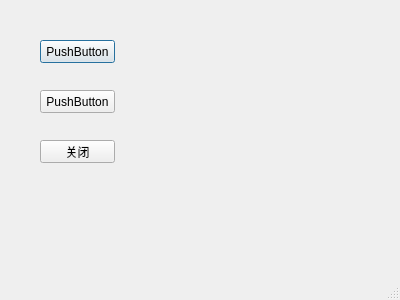
<?xml version="1.0" encoding="UTF-8"?>
<ui version="4.0">
 <class>Dialog</class>
 <widget class="QDialog" name="Dialog">
  <property name="geometry">
   <rect>
    <x>0</x>
    <y>0</y>
    <width>400</width>
    <height>300</height>
   </rect>
  </property>
  <property name="windowTitle">
   <string>PyQtdemo</string>
  </property>
  <property name="sizeGripEnabled">
   <bool>true</bool>
  </property>
  <widget class="QPushButton" name="pushButton">
   <property name="geometry">
    <rect>
     <x>40</x>
     <y>40</y>
     <width>75</width>
     <height>23</height>
    </rect>
   </property>
   <property name="text">
    <string>PushButton</string>
   </property>
  </widget>
  <widget class="QPushButton" name="pushButton_2">
   <property name="geometry">
    <rect>
     <x>40</x>
     <y>90</y>
     <width>75</width>
     <height>23</height>
    </rect>
   </property>
   <property name="text">
    <string>PushButton</string>
   </property>
  </widget>
  <widget class="QPushButton" name="pushButton_3">
   <property name="geometry">
    <rect>
     <x>40</x>
     <y>140</y>
     <width>75</width>
     <height>23</height>
    </rect>
   </property>
   <property name="text">
    <string>关闭</string>
   </property>
  </widget>
 </widget>
 <resources/>
 <connections>
  <connection>
   <sender>pushButton_3</sender>
   <signal>clicked()</signal>
   <receiver>Dialog</receiver>
   <slot>close()</slot>
   <hints>
    <hint type="sourcelabel">
     <x>88</x>
     <y>150</y>
    </hint>
    <hint type="destinationlabel">
     <x>136</x>
     <y>236</y>
    </hint>
   </hints>
  </connection>
 </connections>
</ui>
